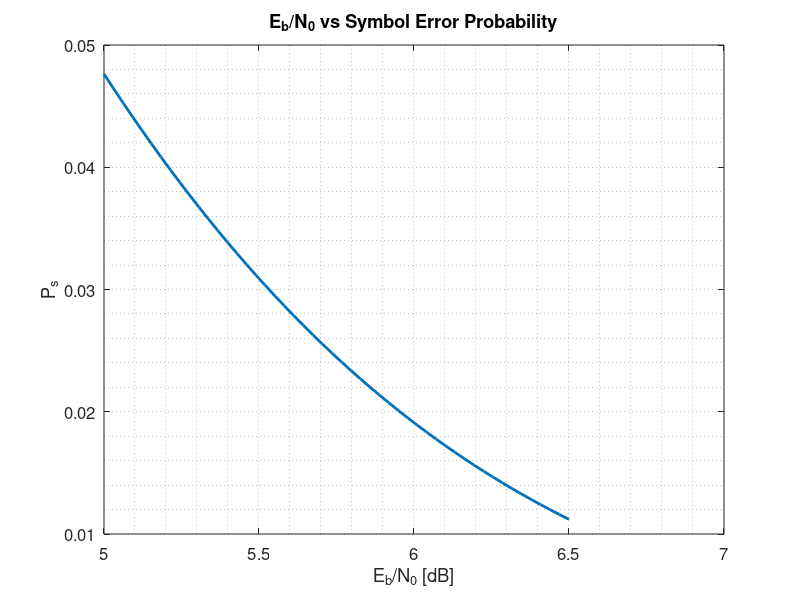

Write MATLAB code to recreate this figure.
clear all; close all;


ebnodB = linspace(5,6.5,50);
ebno = 10.^(ebnodB/10);
Ps = 8.*qfunc(sqrt(2*ebno));

figure()
plot(ebnodB,Ps,'linewidth',2)
xlabel('E_b/N_0 [dB]');
ylabel('P_s');
set(gca,'fontsize',12);
title('E_b/N_0 vs Symbol Error Probability');
grid minor;
saveas(gcf,'EbnoTsk721','epsc');